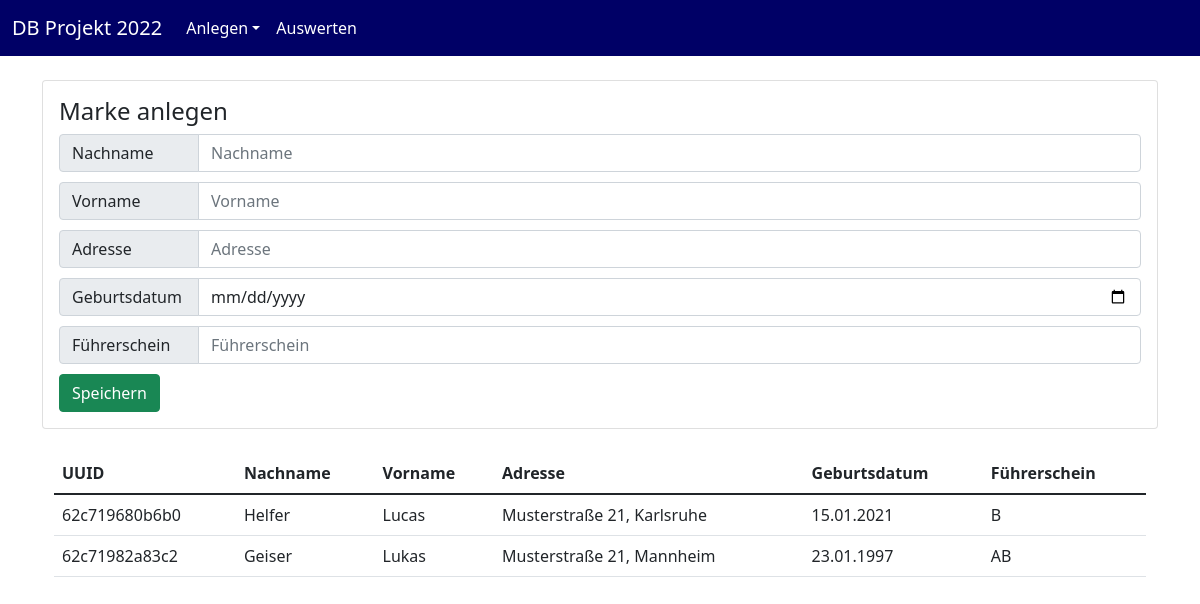
The app's page /createPages/createMieter.php with its own data.
### tables this page shows
CREATE TABLE `module_mieter` (
  `uuid_mieter` varchar(255) NOT NULL,
  `name` varchar(255) DEFAULT NULL,
  `vorname` varchar(255) DEFAULT NULL,
  `adresse` varchar(255) DEFAULT NULL,
  `gebdatum` varchar(255) DEFAULT NULL,
  `führerschein_klassen` varchar(255) DEFAULT NULL
);

### createPages/createMieter.php (the view, shortened to what this page needs)
<!DOCTYPE html>
<html lang="en">
<head>
    <link href="https://cdn.jsdelivr.net/npm/bootstrap@5.1.3/dist/css/bootstrap.min.css" rel="stylesheet">
    <?php
    $servername = "localhost";
    $username = "software";
    $password = "GYdSQUW4fc0Dwh88";
    $dbname = "berufsschule_sql";
    $conn = new mysqli($servername, $username, $password, $dbname);
    ?>
</head>
<body>
<nav class="navbar navbar-expand-sm bg-primary navbar-dark" style="background-color: rgb(0,0,102)!important;">
    <div class="container-fluid">
        <a class="navbar-brand" href="/BS_DB_2022/index.php">DB Projekt 2022</a>
        <div class="collapse navbar-collapse" id="collapsibleNavbar">
            <ul class="navbar-nav">
                <li class="nav-item dropdown">
                    <a class="nav-link dropdown-toggle text-white" href="#" role="button" data-bs-toggle="dropdown">Anlegen</a>
                </li>
                <a class="nav-link text-white" href="/BS_DB_2022/auswertung.php" role="button">Auswerten</a>
            </ul>
        </div>
    </div>
</nav>
<br>
<div class="container">
    <div class="card card-body">
        <form action="/input/inputMieter.php" method="post">
            <h4 class="card-title">Marke anlegen</h4>
            <div class="input-group" style="margin-bottom: 10px">
                <span class="input-group-text label">Nachname</span>
                <input type="text" class="form-control" placeholder="Nachname" name="nachname">
            </div>
            <div class="input-group " style="margin-bottom: 10px">
                <span class="input-group-text label">Vorname</span>
                <input type="text" class="form-control" placeholder="Vorname" name="vorname">
            </div>
            <div class="input-group " style="margin-bottom: 10px">
                <span class="input-group-text label">Adresse</span>
                <input type="text" class="form-control" placeholder="Adresse" name="adresse">
            </div>
            <div class="input-group " style="margin-bottom: 10px">
                <span class="input-group-text label">Geburtsdatum</span>
                <input type="date" class="form-control" placeholder="Geburtsdatum" name="geburtsdatum">
            </div>
            <div class="input-group " style="margin-bottom: 10px">
                <span class="input-group-text label">Führerschein</span>
                <input type="text" class="form-control" placeholder="Führerschein" name="fuehrerschein">
            </div>
            <button class="btn btn-success" type="submit">Speichern</button>
        </form>
    </div>
    <br/>
    <div class="container">
        <table class="table">
            <thead>
            <tr>
                <th>UUID</th>
                <th>Nachname</th>
                <th>Vorname</th>
                <th>Adresse</th>
                <th>Geburtsdatum</th>
                <th>Führerschein</th>
            </tr>
            </thead>
            <tbody>
            <?php
            $sql = "SELECT uuid_mieter, name, vorname, adresse, gebdatum, führerschein_klassen FROM module_mieter";
            $result = $conn->query($sql);
            if ($result->num_rows > 0) {
                while ($row = $result->fetch_assoc()) {
                    echo "<tr><td>" . $row["uuid_mieter"] . "</td><td>" . $row["name"] . "</td><td>" . $row["vorname"]
                        . "</td><td>" . $row["adresse"] . "</td><td>" . $row["gebdatum"] . "</td><td>"
                        . $row["führerschein_klassen"] . "</td></tr>";
                }
            } else {
                echo "0 results";
            }
            ?>
            </tbody>
        </table>
    </div>
</div>
</body>
</html>

### createPages/createMieter.php (style rules this page uses)
.label { min-width: 140px; }

### records on screen
module_mieter: uuid_mieter "62c719680b6b0", name "Helfer", vorname "Lucas", adresse "Musterstraße 21, Karlsruhe", gebdatum "15.01.2021", führerschein_klassen "B"
module_mieter: uuid_mieter "62c71982a83c2", name "Geiser", vorname "Lukas", adresse "Musterstraße 21, Mannheim", gebdatum "23.01.1997", führerschein_klassen "AB"
